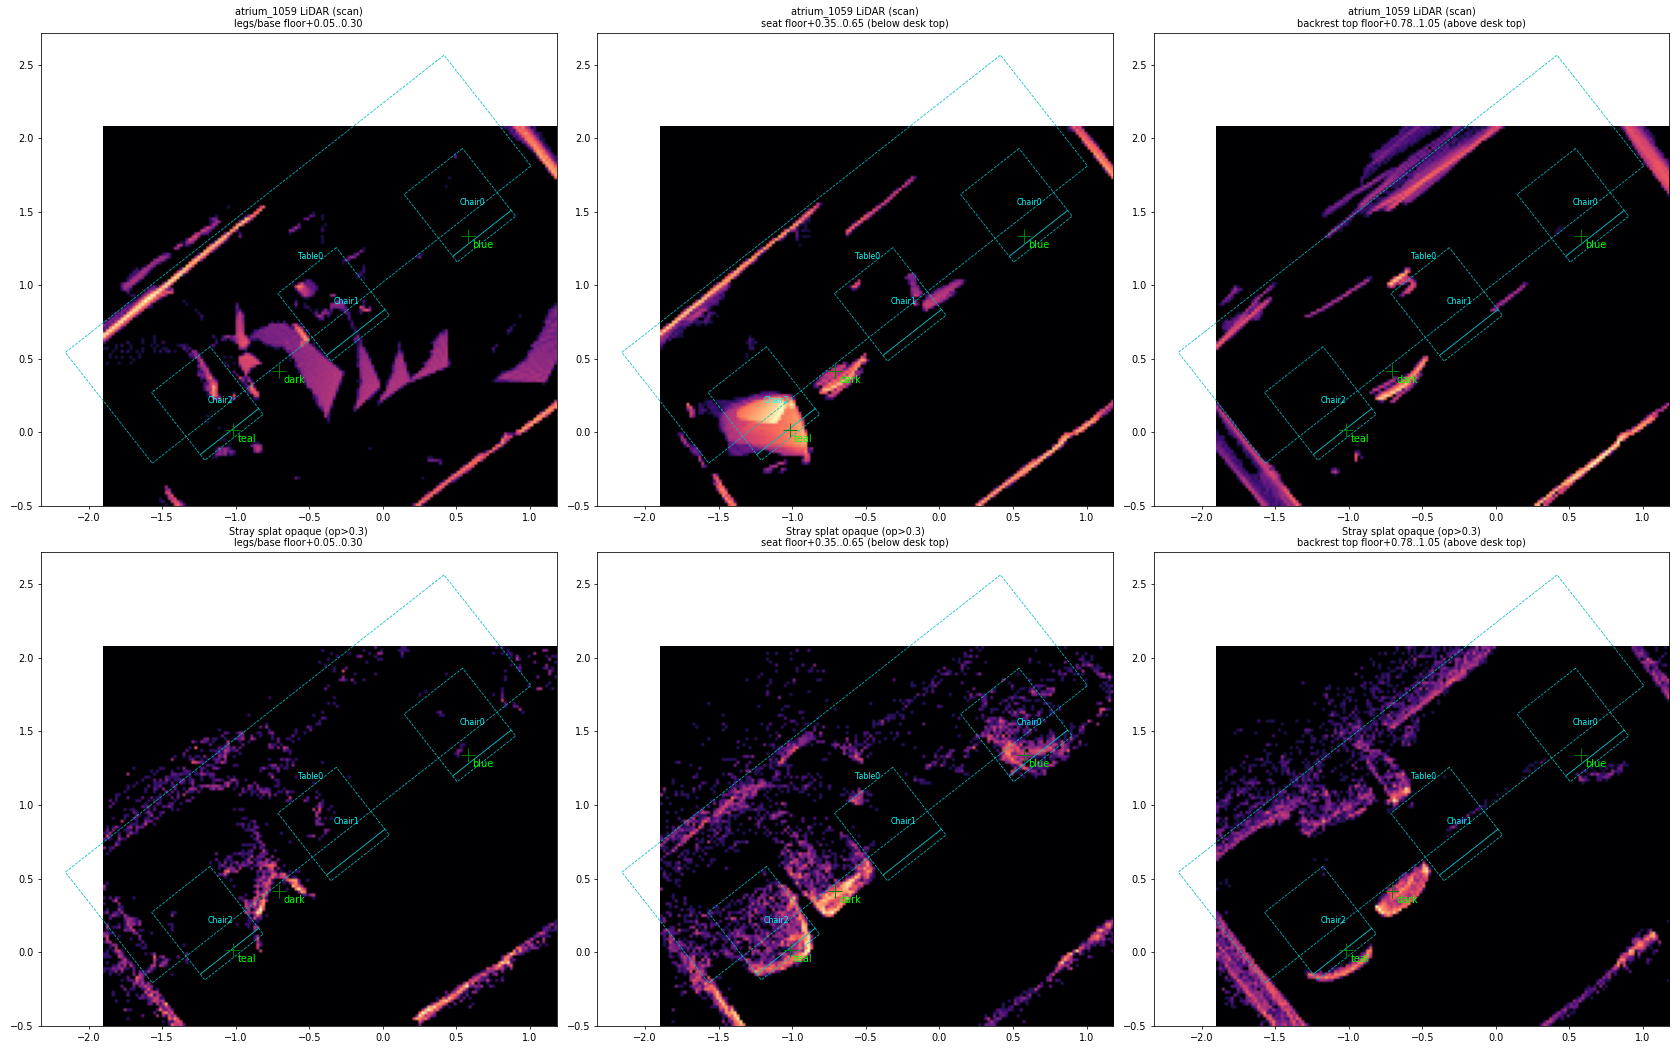

This figure's Python source:
"""Reviewer check: same top-down band, side by side: atrium_1059 LiDAR (the capture the physics
boxes come from) vs Stray splat (opaque splats). If chairs moved between captures, blobs differ."""
import sys, json, numpy as np, matplotlib
matplotlib.use("Agg"); import matplotlib.pyplot as plt
from pathlib import Path
import mujoco
sys.path.insert(0, str(Path.home() / "LiteReality/results/diagnosis/chairs"))
from common import load_spz
from litereality_agent.models.splat import rgbd
ROOT = Path.home() / "LiteReality"; B = ROOT / "run/atrium_stray_q/v2"; OUT = ROOT / "results/diagnosis/review_chairs"
FLOOR = -1.2677
frames = rgbd.load_frames(Path.home() / "LiteReality-scans/atrium_1059")
pts = []
with np.errstate(all="ignore"):
    for f in frames:
        d, c = rgbd.read_lidar(f); H, W = d.shape
        sx, sy = W / f.size[0], H / f.size[1]
        fx, fy, cx, cy = f.K[0, 0] * sx, f.K[1, 1] * sy, f.K[0, 2] * sx, f.K[1, 2] * sy
        v, u = np.mgrid[0:H, 0:W]; ok = (d > 0.1) & (d < 3.5)
        if c is not None: ok &= c >= 2
        z = d[ok]; x = (u[ok] - cx) / fx * z; y = (v[ok] - cy) / fy * z
        cam = np.stack([x, -y, -z, np.ones_like(z)], 1); pts.append((cam @ f.c2w.T)[:, :3])
S = np.concatenate(pts); S = S[np.isfinite(S).all(1)]
raw = load_spz(B / "raw.spz.bin"); R = raw["pos"][raw["op"] > 0.3]; del raw
m = mujoco.MjModel.from_xml_path(str(B / "physics/scene.xml")); dd = mujoco.MjData(m); mujoco.mj_forward(m, dd)
def outline(nm):
    b = mujoco.mj_name2id(m, mujoco.mjtObj.mjOBJ_BODY, nm); out = []
    for g in range(m.body_geomadr[b], m.body_geomadr[b] + m.body_geomnum[b]):
        if m.geom_size[g][0] < 0.05: continue
        Rm = dd.geom_xmat[g].reshape(3, 3); c0 = dd.geom_xpos[g]; h = m.geom_size[g]
        cs = np.array([[-1, -1], [1, -1], [1, 1], [-1, 1], [-1, -1]]) * h[:2]; out.append(cs @ Rm[:2, :2].T + c0[:2])
    return out
bands = [(0.05, 0.30, "legs/base floor+0.05..0.30"), (0.35, 0.65, "seat floor+0.35..0.65 (below desk top)"), (0.78, 1.05, "backrest top floor+0.78..1.05 (above desk top)")]
fig, axs = plt.subplots(2, 3, figsize=(24, 15))
xb = np.arange(-1.9, 1.2, 0.02); yb = np.arange(-0.5, 2.1, 0.02)
res = {}
for j, (lo, hi, t) in enumerate(bands):
    for i, (nm, P) in enumerate((("atrium_1059 LiDAR (scan)", S), ("Stray splat opaque (op>0.3)", R))):
        s = (P[:, 2] > FLOOR + lo) & (P[:, 2] < FLOOR + hi)
        H, _, _ = np.histogram2d(P[s, 0], P[s, 1], bins=[xb, yb])
        ax = axs[i, j]; ax.imshow(np.log1p(H).T, origin="lower", extent=[xb[0], xb[-1], yb[0], yb[-1]], cmap="magma")
        for c in ("Chair0", "Chair1", "Chair2", "Table0"):
            for o in outline(c): ax.plot(o[:, 0], o[:, 1], "c--", lw=0.8)
            b = mujoco.mj_name2id(m, mujoco.mjtObj.mjOBJ_BODY, c); ax.text(dd.xpos[b][0], dd.xpos[b][1], c, color="cyan", fontsize=8)
        for lab, xy in (("blue", (0.576, 1.337)), ("teal", (-1.018, 0.016)), ("dark", (-0.707, 0.416))):
            ax.plot(*xy, "g+", ms=14); ax.text(xy[0] + 0.03, xy[1] - 0.08, lab, color="lime")
        ax.set_title(f"{nm}\n{t}", fontsize=10); ax.set_aspect("equal")
        # quantify: points in 0.2 m disc around each Stray chair centre and around each scanned box origin
        for lab, xy in (("blue", (0.576, 1.337)), ("teal", (-1.018, 0.016)), ("dark", (-0.707, 0.416)),
                        ("Chair0 scanned", tuple(dd.xpos[1][:2])), ("Chair1 scanned", tuple(dd.xpos[2][:2])), ("Chair2 scanned", tuple(dd.xpos[3][:2]))):
            res.setdefault(nm, {}).setdefault(t, {})[lab] = int((s & (np.hypot(P[:, 0] - xy[0], P[:, 1] - xy[1]) < 0.2)).sum())
plt.tight_layout(); plt.savefig(OUT / "r2_scan_vs_stray.png", dpi=70)
json.dump(res, open(OUT / "r2_scan_vs_stray.json", "w"), indent=1); print(json.dumps(res, indent=1))
